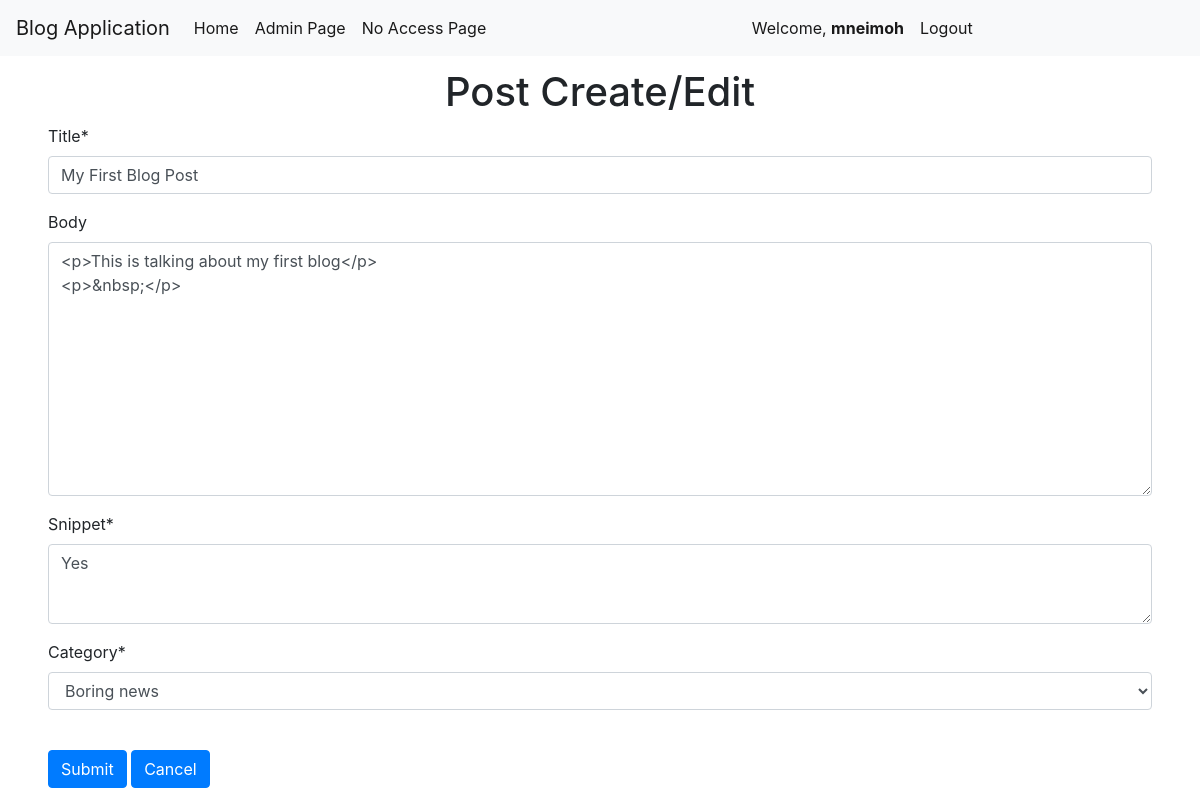
Screenshot of /post/1/edit (signed in) with the database file from the repository.
### blogapp/models.py (models this page shows, shortened)
class Post(models.Model):
    title = models.CharField(max_length=255)
    author = models.ForeignKey(User, on_delete=models.CASCADE)
    body = models.TextField(blank=True)
    snippet = models.TextField()
    post_date = models.DateTimeField(auto_now_add=True)
    category = models.ForeignKey('Category', null=True, on_delete=models.SET_NULL)
    visible = models.BooleanField(default=False)
    likes = models.IntegerField(default=0)
    locked = models.BooleanField(default=False)

### blogapp/views.py (the view)
# urls.py: path('post/<int:pk>/edit', views.PostEditView.as_view(), name='PostEditView'),
@method_decorator(login_required(), 'dispatch')
class PostEditView(UpdateView):
    model = Post
    fields = ['title', 'body', 'snippet', 'category']
    success_url = reverse_lazy('blog:MainView')
    def get_queryset(self):
        qs = super(PostEditView, self).get_queryset()
        if self.request.user.is_superuser:
            return qs
        else:
            return qs.filter(author=self.request.user, locked=False)

### blogapp/models.py (called while the page is built)
    def __str__(self):
        return self.name

### blogapp/templates/blogapp/post_form.html (shortened to what this page needs)
{% extends "base.html" %}
{% load crispy_forms_tags %}
{% load static %}
{% block header %} Post Create/Edit {% endblock %}
{% block content %}
    <form method="post">
        {{ form | crispy }}
        <br>
        <input class="btn btn-primary" type="submit" value="Submit">
        <a class="btn btn-primary" href="{% url 'blog:MainView' %}">Cancel</a>
    </form>
{% endblock %}

### blogapp/templates/base.html (shortened to what this page needs)
<!doctype html>
<html lang="en">
  <head>
    <link rel="stylesheet" href="https://cdn.jsdelivr.net/npm/bootstrap@4.5.3/dist/css/bootstrap.min.css">
  </head>
    <nav class="navbar navbar-expand-lg navbar-light bg-light">
        <a class="navbar-brand" href="{% url 'blog:MainView' %}">Blog Application</a>
        <div class="collapse navbar-collapse" id="navbarNavAltMarkup">
          <div class="navbar-nav">
            <a class="nav-link active" href="{% url 'blog:MainView' %}">Home <span class="sr-only">(current)</span></a>
            <a class="nav-link active" href="{% url 'admin:index' %}">Admin Page <span class="sr-only">(current)</span></a>
            <a class="nav-link active" href="{% url 'blog:NoAccess' %}">No Access Page <span class="sr-only">(current)</span></a>
          </div>
          <ul class="nav navbar-nav navbar-right">
            {% if not request.user.is_authenticated %}
              <li><a class="nav-link active" href="{% url 'blog:LoginView' %}">Login <span class="sr-only">(current)</span></a></li>
            {% else %}
              <li><a class="nav-link active" href="#">Welcome, <b>{{ request.user }}</b><span class="sr-only">(current)</span></a></li>
              <li><a class="nav-link active" href="{% url 'blog:LogoutView' %}">Logout <span class="sr-only">(current)</span></a></li>
            {% endif %}
          </ul>
        </div>
    </nav>
    <div style="margin-left: 4%; margin-right: 4%; margin-top: 1%;">
      <h1 class="text-center">{% block header %} {% endblock %}</h1>
      {% block content %}
      {% endblock %}
    </div>
  </body>
</html>

### rows the page displays
Post: title "My First Blog Post", body "<p>This is talking about my first blog</p> <p>&nbsp;</p>", snippet "Yes", category "Boring news"

### other values shown
{{ request.user }} "mneimoh"
